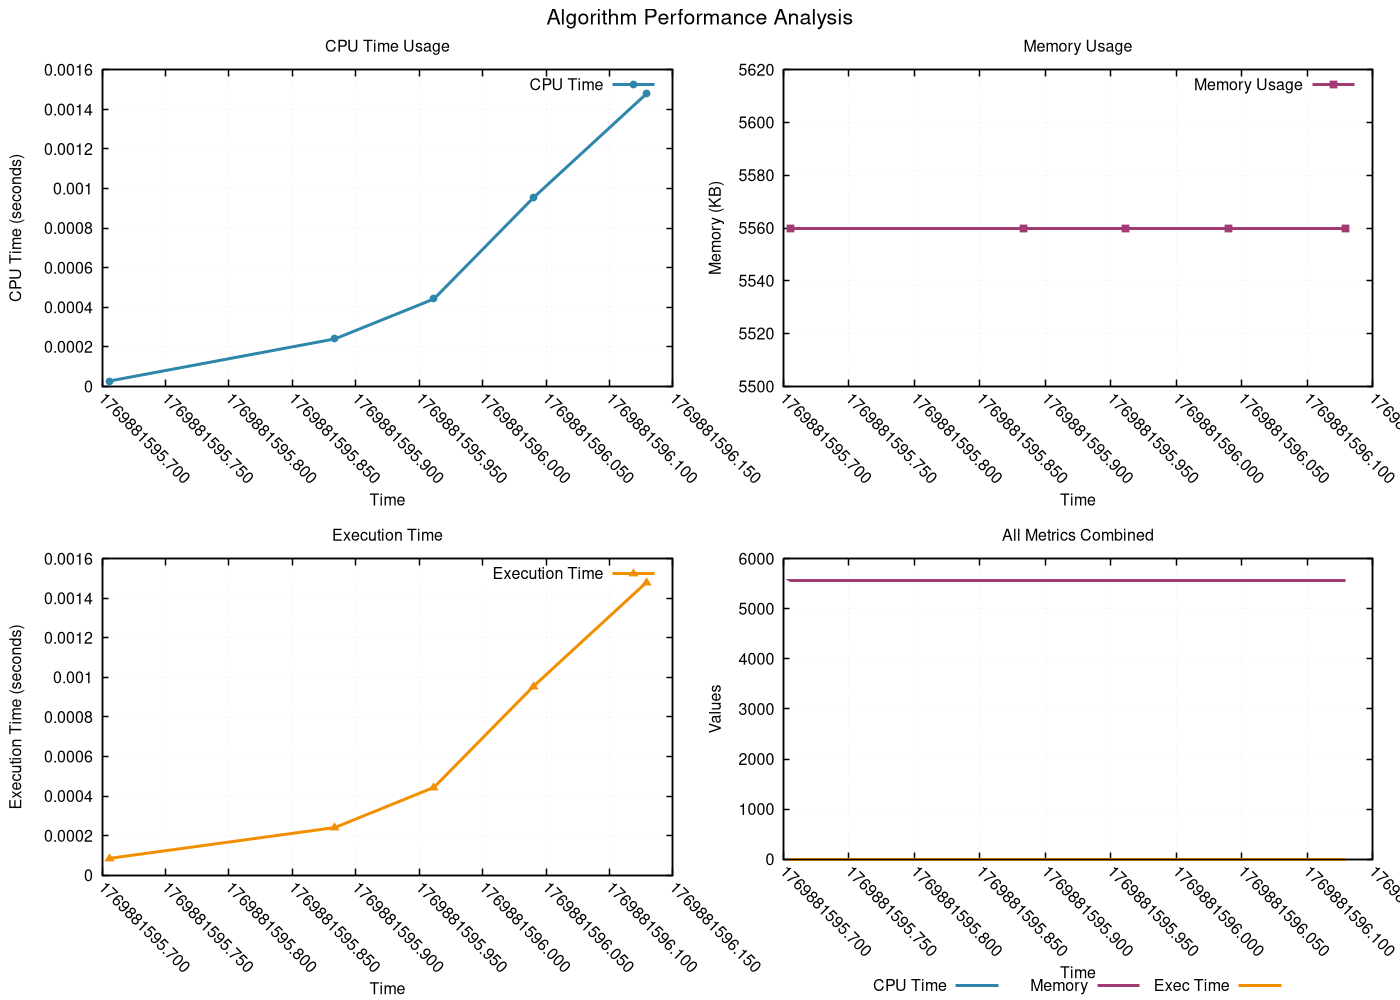

Write the gnuplot code that produced this figure.
# GNUplot script for resource monitoring
set terminal pngcairo enhanced font 'Helvetica,12' size 1400,1000
set output 'png/quick_sort_20260131_224634.png'

set multiplot layout 2,2 title 'Algorithm Performance Analysis' font 'Helvetica,16'
set style line 1 lc rgb '#2E86AB' lt 1 lw 3 pt 7 ps 0.8
set style line 2 lc rgb '#A23B72' lt 1 lw 3 pt 5 ps 0.8
set style line 3 lc rgb '#F18F01' lt 1 lw 3 pt 9 ps 0.8
set style line 4 lc rgb '#F19C79' lt 1 lw 3 pt 11 ps 0.8
set style line 5 lc rgb '#0ABB9F' lt 1 lw 3 pt 13 ps 0.8

set format x "%.3f"
set xtics rotate by -45
set autoscale x

set title 'CPU Time Usage'
set xlabel 'Time'
set ylabel 'CPU Time (seconds)'
set grid linestyle 1 lc rgb '#D3D3D3' lt 0 lw 1
set border linewidth 1.5
plot 'png/quick_sort_20260131_224634.dat' using 1:2 with linespoints ls 1 title 'CPU Time'
set title 'Memory Usage'
set xlabel 'Time'
set ylabel 'Memory (KB)'
set grid linestyle 1 lc rgb '#D3D3D3' lt 0 lw 1
set border linewidth 1.5
plot 'png/quick_sort_20260131_224634.dat' using 1:3 with linespoints ls 2 title 'Memory Usage'
set title 'Execution Time'
set xlabel 'Time'
set ylabel 'Execution Time (seconds)'
set grid linestyle 1 lc rgb '#D3D3D3' lt 0 lw 1
set border linewidth 1.5
plot 'png/quick_sort_20260131_224634.dat' using 1:4 with linespoints ls 3 title 'Execution Time'
set title 'All Metrics Combined'
set xlabel 'Time'
set ylabel 'Values'
set grid linestyle 1 lc rgb '#D3D3D3' lt 0 lw 1
set border linewidth 1.5
set key outside center bottom horizontal
plot 'png/quick_sort_20260131_224634.dat' using 1:2 with lines ls 1 title 'CPU Time', \
     'png/quick_sort_20260131_224634.dat' using 1:3 with lines ls 2 title 'Memory', \
     'png/quick_sort_20260131_224634.dat' using 1:4 with lines ls 3 title 'Exec Time'
unset multiplot
